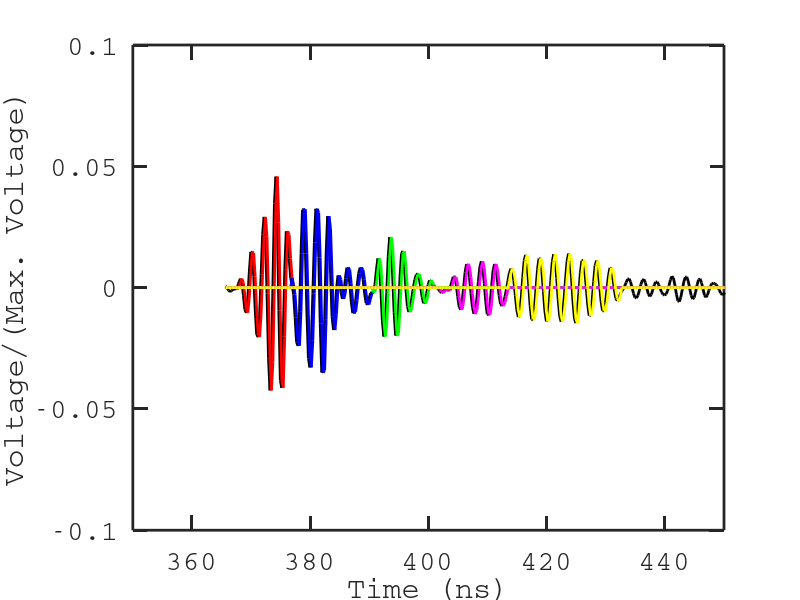
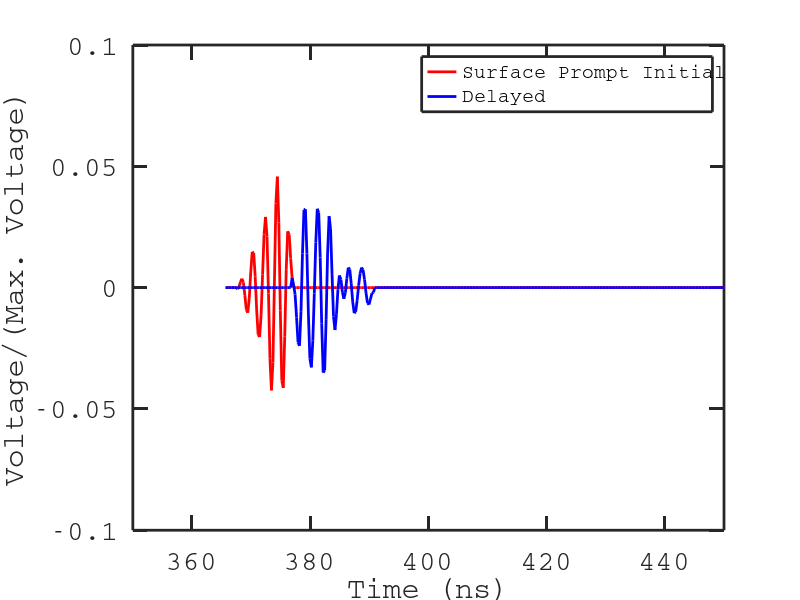
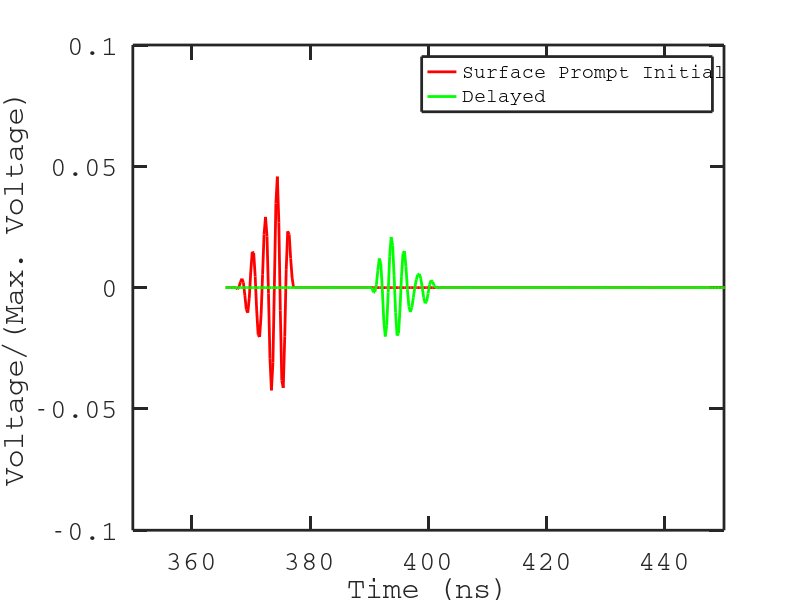
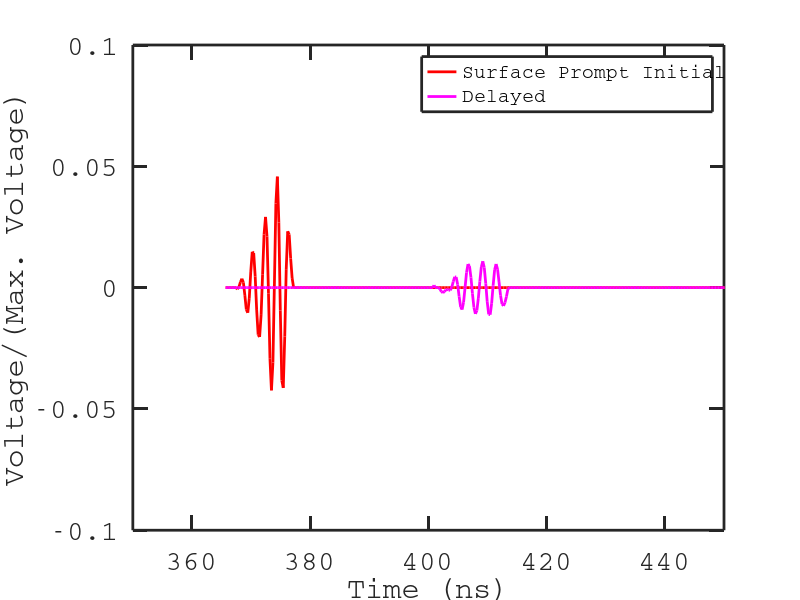

Here is the MATLAB script that generated these plots, in order:
pkg load control
pkg load signal
pkg load image

lower_band = 0.0;
upper_band = 1.2;
delta_f = 0.05; %GHz
frequency_bins = linspace(lower_band+delta_f,upper_band,floor((upper_band-lower_band)/delta_f));

prompt_component_start_sample = 9650;
prompt_component_length = 3000;
prompt_downsample = 4;

calibration_start_sample_air = 11900;
calibration_length_air = 3000;
calibration_start_sample_snow = 12050;
calibration_length_snow = 3000;
calibration_downsample = 8;

distance_long = 543.0;
distance_short = 23.0;
distance_factor = 10*log10(distance_long/distance_short);
atten_20dB = 20.0;
atten_3dB = 3.0;
fc_filter = 0.08; %GHz
n_poles = 4;

linew = 2.0;
linew2 = 4.0;
fon = "Courier";
fonts = 20.0;
fonts2 = 14.0;
axisVector = [350.0 450.0 -.1 .1];
axisVector2 = [0 1.0 -50 50];
axisVector3 = [0 0.4 -50 50];

%Surface propagation data
data = load('surface_propagation.dat');
t = data(:,1)*1.0e9; %Units: nanoseconds
s = data(:,2);
s_prompt = s(prompt_component_start_sample:prompt_component_start_sample+prompt_component_length); %prompt component (8500:11500)
t_prompt = t(prompt_component_start_sample:prompt_component_start_sample+prompt_component_length); %prompt component (8500:11500)
s_prompt = downsample(s_prompt,prompt_downsample);
t_prompt = downsample(t_prompt,prompt_downsample);
dt_prompt = t_prompt(2)-t_prompt(1); %Units: nanoseconds
fs_prompt = 1.0/dt_prompt; %Units: GHz
fc_prompt = fs_prompt/2.0; %Units: GHz
f_prompt = linspace(0,fc_prompt,length(t_prompt)/2); %Units: GHz
%Calibration data
inAirCalibration = load('surface_calibration_air.dat');
inSnowCalibration = load('surface_calibration_snow.dat');
t_cal_air = inAirCalibration(calibration_start_sample_air:calibration_start_sample_air+calibration_length_air,1)*1e9; %Units: nanoseconds
t_cal_air_down = downsample(t_cal_air,calibration_downsample); %Units: nanoseconds
t_cal_snow = inSnowCalibration(calibration_start_sample_snow:calibration_start_sample_snow+calibration_length_snow,1)*1e9; %Units: nanoseconds
t_cal_snow_down = downsample(t_cal_snow,calibration_downsample); %Units: nanoseconds
s_cal_air = inAirCalibration(calibration_start_sample_air:calibration_start_sample_air+calibration_length_air,2);
s_cal_air_down = downsample(s_cal_air,calibration_downsample);
s_cal_snow = inSnowCalibration(calibration_start_sample_snow:calibration_start_sample_snow+calibration_length_snow,2);
s_cal_snow_down = downsample(s_cal_snow,calibration_downsample);
dt_cal_air = t_cal_air(2)-t_cal_air(1); %Units: nanoseconds
dt_cal_air_down = t_cal_air_down(2)-t_cal_air_down(1); %Units: nanoseconds
dt_cal_snow = t_cal_snow(2)-t_cal_snow(1); %Units: nanoseconds
dt_cal_snow_down = t_cal_snow_down(2)-t_cal_snow_down(1); %Units: nanoseconds
fs_cal_air = 1.0/dt_cal_air; %Units: GHz
fs_cal_air_down = 1.0/dt_cal_air_down; %Units: GHz
fs_cal_snow = 1.0/dt_cal_snow; %Units: GHz
fs_cal_snow_down = 1.0/dt_cal_snow_down; %Units: GHz
fc_cal_air = fs_cal_air/2.0; %Units: GHz
fc_cal_air_down = fs_cal_air_down/2.0; %Units: GHz
fc_cal_snow = fs_cal_snow/2.0; %Units: GHz
fc_cal_snow_down = fs_cal_snow_down/2.0; %Units: GHz
f_cal_air = linspace(0,fc_cal_air,length(t_cal_air)/2); %Units: GHz
f_cal_air_down = linspace(0,fc_cal_air_down,length(t_cal_air_down)/2.0); %Units: GHz
f_cal_snow = linspace(0,fc_cal_snow,length(t_cal_snow)/2); %Units: GHz
f_cal_snow_down = linspace(0,fc_cal_snow_down,length(t_cal_snow_down)/2.0); %Units: GHz

%Equilibrate the waveform lengths
s_cal_snow_down = padarray(s_cal_snow_down,length(s_prompt)-length(s_cal_snow_down),"post");
s_cal_air_down = padarray(s_cal_air_down,length(s_prompt)-length(s_cal_air_down),"post");

%Successively add reflections to first pulse until correlation is maximized, examine effect on power spectrum
time_1 = 8;
time_2 = 45;
time_3 = time_2;
time_4 = 100;
time_5 = 100;
time_6 = 141;
time_7 = 141;
time_8 = 191;
time_9 = 191;
time_10 = 267;
r_2 = 1.24;
r_3 = 1.0;
r_4 = 1.3;
r_5 = 1.0;

s_prompt_first = s_prompt(time_1:time_2);
t_prompt_first = t_prompt(time_1:time_2);
s_prompt_second = s_prompt(time_3:time_4);
t_prompt_second = t_prompt(time_3:time_4);
s_prompt_third = s_prompt(time_5:time_6);
t_prompt_third = t_prompt(time_5:time_6);
s_prompt_forth = s_prompt(time_7:time_8);
t_prompt_forth = t_prompt(time_7:time_8);
s_prompt_fifth = s_prompt(time_9:time_10);
t_prompt_fifth = t_prompt(time_9:time_10);
s_prompt_first = padarray(s_prompt_first,time_1,"pre");
s_prompt_first = padarray(s_prompt_first,length(s_prompt)-length(s_prompt_first),"post");
s_prompt_second = padarray(s_prompt_second,time_3,"pre");
s_prompt_second = padarray(s_prompt_second,length(s_prompt)-length(s_prompt_second),"post");
s_prompt_third = padarray(s_prompt_third,time_5,"pre");
s_prompt_third = padarray(s_prompt_third,length(s_prompt)-length(s_prompt_third),"post");
s_prompt_forth = padarray(s_prompt_forth,time_7,"pre");
s_prompt_forth = padarray(s_prompt_forth,length(s_prompt)-length(s_prompt_forth),"post");
s_prompt_fifth = padarray(s_prompt_fifth,time_9,"pre");
s_prompt_fifth = padarray(s_prompt_fifth,length(s_prompt)-length(s_prompt_fifth),"post");

s_add = s_prompt_first+r_2*circshift(s_prompt_second,[-time_3,0])+r_3*circshift(s_prompt_third,[-time_5,0]) ... 
+r_4*circshift(s_prompt_forth,[-time_7,0])+r_5*circshift(s_prompt_fifth,[-time_9,0]);

%~ result = 0.0;
%~ results = [];
%~ for r_2=1.0:0.02:1.3
	%~ for r_3=1.0:0.1:1.3
		%~ for r_4=1.0:0.02:1.3
			%~ for r_5=1.0:0.1:1.3
				%~ display([r_2 r_3 r_4 r_5])
				%~ s_add = s_prompt_first+r_2*circshift(s_prompt_second,[-time_3,0])+r_3*circshift(s_prompt_third,[-time_5,0]) ... 
				%~ +r_4*circshift(s_prompt_forth,[-time_7,0])+r_5*circshift(s_prompt_fifth,[-time_9,0]);
				%~ x=corr(s_prompt(time_1:time_2),s_add(time_1:time_2));
				%~ if(x>result)
					%~ results = [r_2 r_3 r_4 r_5];
					%~ s_add_best = s_add;
					%~ result = x;
				%~ endif
			%~ endfor
		%~ endfor
	%~ endfor
%~ endfor
%~ display(result)
%~ display(results)
[b,a] = butter(n_poles,fc_filter/fc_prompt,'high');
s_add = filter(b,a,s_add);

%Repeat, for in-snow calibration waveform
time_1 = 1;
time_2 = 30;
time_3 = time_2;
time_4 = 53;
time_5 = 58;
time_6 = 90;
time_7 = time_6;
time_8 = 120;

s_snow_first = s_cal_snow_down(time_1:time_2);
t_snow_first = t_cal_snow_down(time_1:time_2);
s_snow_second = s_cal_snow_down(time_3:time_4);
t_snow_second = t_cal_snow_down(time_3:time_4);
s_snow_third = s_cal_snow_down(time_5:time_6);
t_snow_third = t_cal_snow_down(time_5:time_6);
s_snow_forth = s_cal_snow_down(time_7:time_8);
t_snow_forth = t_cal_snow_down(time_7:time_8);
s_snow_first = padarray(s_snow_first,length(s_cal_snow_down)-length(s_snow_first),"post");
s_snow_second = padarray(s_snow_second,time_3-1,"pre");
s_snow_second = padarray(s_snow_second,length(s_cal_snow_down)-length(s_snow_second),"post");
s_snow_third = padarray(s_snow_third,time_5,"pre");
s_snow_third = padarray(s_snow_third,length(s_cal_snow_down)-length(s_snow_third),"post");
s_snow_forth = padarray(s_snow_forth,time_7,"pre");
s_snow_forth = padarray(s_snow_forth,length(s_cal_snow_down)-length(s_snow_forth),"post");
s_snow_add = s_snow_first+circshift(s_snow_second,[-4,0])+circshift(s_snow_third,[-18,0])-circshift(s_snow_forth,[20,0]);

%~ result = 0.0;
%~ results = [];
%~ time_2 = 30;
%~ time_3 = time_2
%~ for time_4=1:100
	%~ time_5 = time_4;
	%~ for time_6=1:100
		%~ display([time_1 time_2 time_3 time_4 time_5 time_6])
		%~ s_snow_first = s_cal_snow_down(time_1:time_2);
		%~ t_snow_first = t_cal_snow_down(time_1:time_2);
		%~ s_snow_second = s_cal_snow_down(time_3:time_4);
		%~ t_snow_second = t_cal_snow_down(time_3:time_4);
		%~ s_snow_third = s_cal_snow_down(time_5:time_6);
		%~ t_snow_third = t_cal_snow_down(time_5:time_6);
		%~ s_snow_first = padarray(s_snow_first,length(s_cal_snow_down)-length(s_snow_first),"post");
		%~ s_snow_second = padarray(s_snow_second,time_3-1,"pre");
		%~ s_snow_second = padarray(s_snow_second,length(s_cal_snow_down)-length(s_snow_second),"post");
		%~ s_snow_third = padarray(s_snow_third,time_5,"pre");
		%~ s_snow_third = padarray(s_snow_third,length(s_cal_snow_down)-length(s_snow_third),"post");
		%~ s_snow_add = s_snow_first+circshift(s_snow_second,[-time_3,0])+circshift(s_snow_third,[-time_5,0]);
		%~ x=corr(s_snow_add,s_snow_first);
		%~ if(x>result)
			%~ s_snow_add_best = s_snow_add;
			%~ result = x;
			%~ results = [time_1 time_2 time_3 time_4 time_5 time_6];
		%~ endif
	%~ endfor
%~ endfor
%~ display(result)
%~ display(results)
%~ [b,a] = butter(n_poles,fc_filter/fc_prompt,'high');
%~ s_snow_add = filter(b,a,s_snow_add_best);

%Create spectrum for the reconstructed, original pulse, and raw data
p1 = conj(fft(center(s_add))).*fft(center(s_add));
p2 = conj(fft(center(s_prompt))).*fft(center(s_prompt));
p3 = conj(fft(center(s_snow_add))).*fft(center(s_snow_add)); %was s_cal_snow_down
p4 = conj(fft(center(s_cal_snow_down))).*fft(center(s_cal_snow_down));
p1 = p1(1:length(f_prompt));
p2 = p2(1:length(f_prompt));
p3 = p3(1:length(f_prompt));
p4 = p4(1:length(f_prompt));
%The 30 dB just sets the DC noise value to be 0 dB
p1 = 10*log10(p1)+distance_factor+25.0;
p2 = 10*log10(p2)+distance_factor+25.0;
p3 = 10*log10(p3)+atten_20dB+25.0;
p4 = 10*log10(p4)+atten_20dB+25.0;
p1_ave = zeros(size(frequency_bins));
p1_err = zeros(size(frequency_bins));
p2_ave = zeros(size(frequency_bins));
p2_err = zeros(size(frequency_bins));
p3_ave = zeros(size(frequency_bins));
p3_err = zeros(size(frequency_bins));
p4_ave = zeros(size(frequency_bins));
p4_err = zeros(size(frequency_bins));
for i=1:(length(frequency_bins)-1)
	j = find(f_prompt>=frequency_bins(i),1,'first');
	k = find(f_prompt>=frequency_bins(i+1),1,'first');
	p1_ave(i) = mean(p1(j:k));
	p2_ave(i) = mean(p2(j:k));
	p3_ave(i) = mean(p3(j:k));
	p4_ave(i) = mean(p4(j:k));
	p1_err(i) = std(p1(j:k))/sqrt(k-j);
	p2_err(i) = std(p2(j:k))/sqrt(k-j);
	p3_err(i) = std(p3(j:k))/sqrt(k-j);
	p4_err(i) = std(p4(j:k))/sqrt(k-j);
endfor
frequency_bins+=delta_f/2.0;
display(frequency_bins)

%Plotting section

%Display each pulse
figure(1);
plot(t_prompt,s_prompt,'color','black','linewidth',linew);
hold on;
plot(t_prompt,s_prompt_first,'-','color','red','linewidth',linew);
plot(t_prompt,s_prompt_second,'-','color','blue','linewidth',linew);
plot(t_prompt,s_prompt_third,'-','color','green','linewidth',linew);
plot(t_prompt,s_prompt_forth,'-','color','magenta','linewidth',linew);
plot(t_prompt,s_prompt_fifth,'-','color','yellow','linewidth',linew);
axis(axisVector);
set(gca, "linewidth", linew, "fontname", fon,"fontsize",fonts);
xlabel("Time (ns)");
ylabel("Voltage/(Max. Voltage)");
set(gca,'tickLength',[0.025 0.025]);
%The saved graph.
print -dpdf 'March28_plot1.pdf'

figure(2);
plot(t_prompt,s_prompt_first,'color','red','linewidth',linew);
hold on;
plot(t_prompt,s_prompt_second,'-','color','blue','linewidth',linew);
axis(axisVector);
set(gca, "linewidth", linew, "fontname", fon,"fontsize",fonts);
xlabel("Time (ns)");
ylabel("Voltage/(Max. Voltage)");
set(gca,'tickLength',[0.025 0.025]);
L = legend('Surface Prompt Initial','Delayed','location','northeast');
FL = findall(L,'-property','linewidth');
set(FL,'linewidth',linew);
set(L,'fontsize',fonts2,'fontname',fon);
%The saved graph.
print -dpdf 'March28_plot2.pdf'

figure(3);
plot(t_prompt,s_prompt_first,'color','red','linewidth',linew);
hold on;
plot(t_prompt,s_prompt_third,'-','color','green','linewidth',linew);
axis(axisVector);
set(gca, "linewidth", linew, "fontname", fon,"fontsize",fonts);
xlabel("Time (ns)");
ylabel("Voltage/(Max. Voltage)");
set(gca,'tickLength',[0.025 0.025]);
L = legend('Surface Prompt Initial','Delayed','location','northeast');
FL = findall(L,'-property','linewidth');
set(FL,'linewidth',linew);
set(L,'fontsize',fonts2,'fontname',fon);
%The saved graph.
print -dpdf 'March28_plot3.pdf'

figure(4);
plot(t_prompt,s_prompt_first,'color','red','linewidth',linew);
hold on;
plot(t_prompt,s_prompt_forth,'-','color','magenta','linewidth',linew);
axis(axisVector);
set(gca, "linewidth", linew, "fontname", fon,"fontsize",fonts);
xlabel("Time (ns)");
ylabel("Voltage/(Max. Voltage)");
set(gca,'tickLength',[0.025 0.025]);
L = legend('Surface Prompt Initial','Delayed','location','northeast');
FL = findall(L,'-property','linewidth');
set(FL,'linewidth',linew);
set(L,'fontsize',fonts2,'fontname',fon);
%The saved graph.
print -dpdf 'March28_plot4.pdf'

figure(5);
plot(t_prompt,s_prompt_first,'color','red','linewidth',linew);
hold on;
plot(t_prompt,s_prompt_fifth,'-','color','yellow','linewidth',linew);
axis(axisVector);
set(gca, "linewidth", linew, "fontname", fon,"fontsize",fonts);
xlabel("Time (ns)");
ylabel("Voltage/(Max. Voltage)");
set(gca,'tickLength',[0.025 0.025]);
L = legend('Surface Prompt Initial','Delayed','location','northeast');
FL = findall(L,'-property','linewidth');
set(FL,'linewidth',linew);
set(L,'fontsize',fonts2,'fontname',fon);
%The saved graph.
print -dpdf 'March28_plot5.pdf'

figure(6);
hold on;
plot(t_prompt,s_prompt,'color','black');
plot(t_prompt,s_add,'color','blue','linewidth',linew);
axis(axisVector);
set(gca, "linewidth", linew, "fontname", fon,"fontsize",fonts);
xlabel("Time (ns)");
ylabel("Voltage/(Max. Voltage)");
set(gca,'tickLength',[0.025 0.025]);
L = legend('Surface Prompt','Corrected for reflections','location','northeast');
FL = findall(L,'-property','linewidth');
set(FL,'linewidth',linew);
set(L,'fontsize',fonts2,'fontname',fon);
%The saved graph.
print -dpdf 'March28_plot6.pdf'

figure(7);
hold on;
plot(t_prompt,s_cal_snow_down+0.01,'color','black');
plot(t_prompt,s_snow_add,'color','red','linewidth',linew);
%~ plot(t_prompt,s_snow_first,'color','blue','linewidth',linew);
%~ plot(t_prompt,s_snow_second,'color','green','linewidth',linew);
%~ plot(t_prompt,s_snow_third,'color','yellow','linewidth',linew);
axis([350 450 -.05 .05]);
set(gca, "linewidth", linew, "fontname", fon,"fontsize",fonts);
xlabel("Time (ns)");
ylabel("Voltage/(Max. Voltage)");
set(gca,'tickLength',[0.025 0.025]);
L = legend('Snow Cal.','Corrected for reflections','location','northeast');
FL = findall(L,'-property','linewidth');
set(FL,'linewidth',linew);
set(L,'fontsize',fonts2,'fontname',fon);
%The saved graph.
print -dpdf 'March28_plot7.pdf'

figure(8);
hold on;
axis(axisVector2);
set(gca, "linewidth", linew, "fontname",fon,"fontsize",fonts);
xlabel("Frequency (GHz)");
ylabel("Power (dB) relative");
title("Blue: Cleaned prompt, Black: Raw prompt, Red: In-snow cal.","fontname",fon,"fontsize",fonts*3/4,"fontweight","normal");
herr1 = errorbar(frequency_bins(1:end-1),p1_ave(1:end-1),p1_err(1:end-1),'~o--');
set(herr1,'color','blue');
herr2 = errorbar(frequency_bins(1:end-1),p3_ave(1:end-1),p3_err(1:end-1),'~o--');
set(herr2,'color','red');
herr3 = errorbar(frequency_bins(1:end-1),p2_ave(1:end-1),p2_err(1:end-1),'~o--');
set(herr3,'color','black');
herr4 = errorbar(frequency_bins(1:end-1),p4_ave(1:end-1),p4_err(1:end-1),'~o--');
set(herr4,'color','magenta');
set(gca,'tickLength',[0.025 0.025]);
grid on;
%The saved graph.
print -dpdf 'March28_plot8.pdf'

figure(9);
hold on;
axis(axisVector3);
set(gca, "linewidth", linew, "fontname",fon,"fontsize",fonts);
xlabel("Frequency (GHz)");
ylabel("Power (dB) relative");
title("Blue: Cleaned prompt, Black: Raw prompt, Red: In-snow cal.","fontname",fon,"fontsize",fonts*3/4,"fontweight","normal");
herr1 = errorbar(frequency_bins(1:end-1),p1_ave(1:end-1),p1_err(1:end-1),'~o--');
set(herr1,'color','blue');
herr2 = errorbar(frequency_bins(1:end-1),p3_ave(1:end-1),p3_err(1:end-1),'~o--');
set(herr2,'color','red');
herr3 = errorbar(frequency_bins(1:end-1),p2_ave(1:end-1),p2_err(1:end-1),'~o--');
set(herr3,'color','black');
set(gca,'tickLength',[0.025 0.025]);
grid on;
%The saved graph.
print -dpdf 'March28_plot9.pdf'
